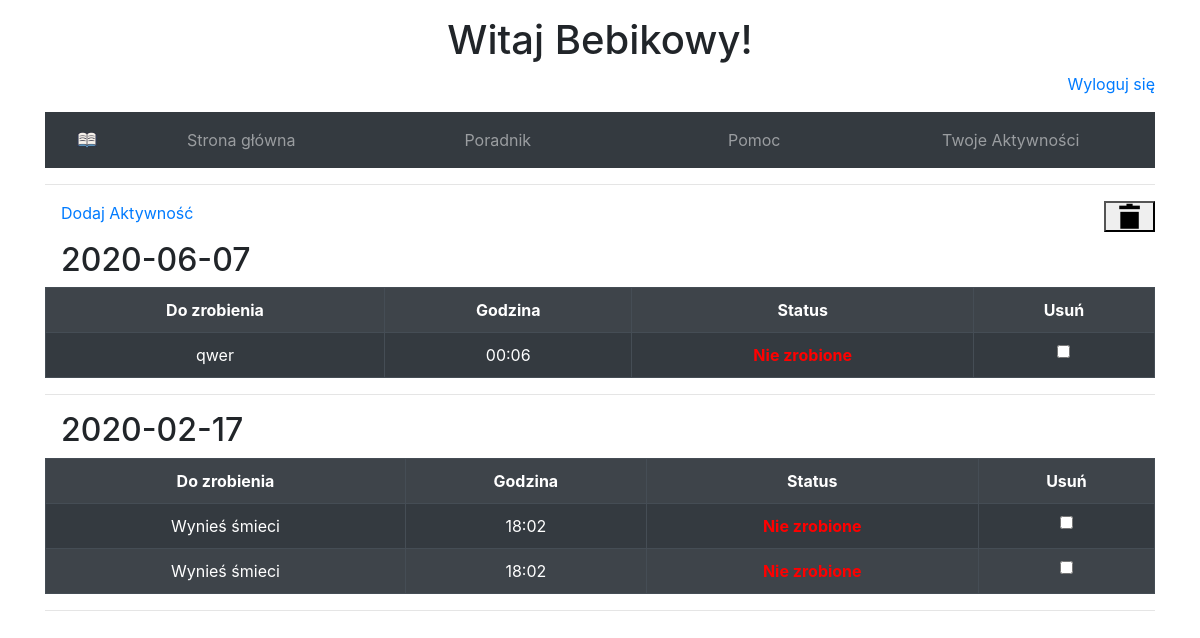
/activities/ (signed in), run on an earlier commit of the app's database.
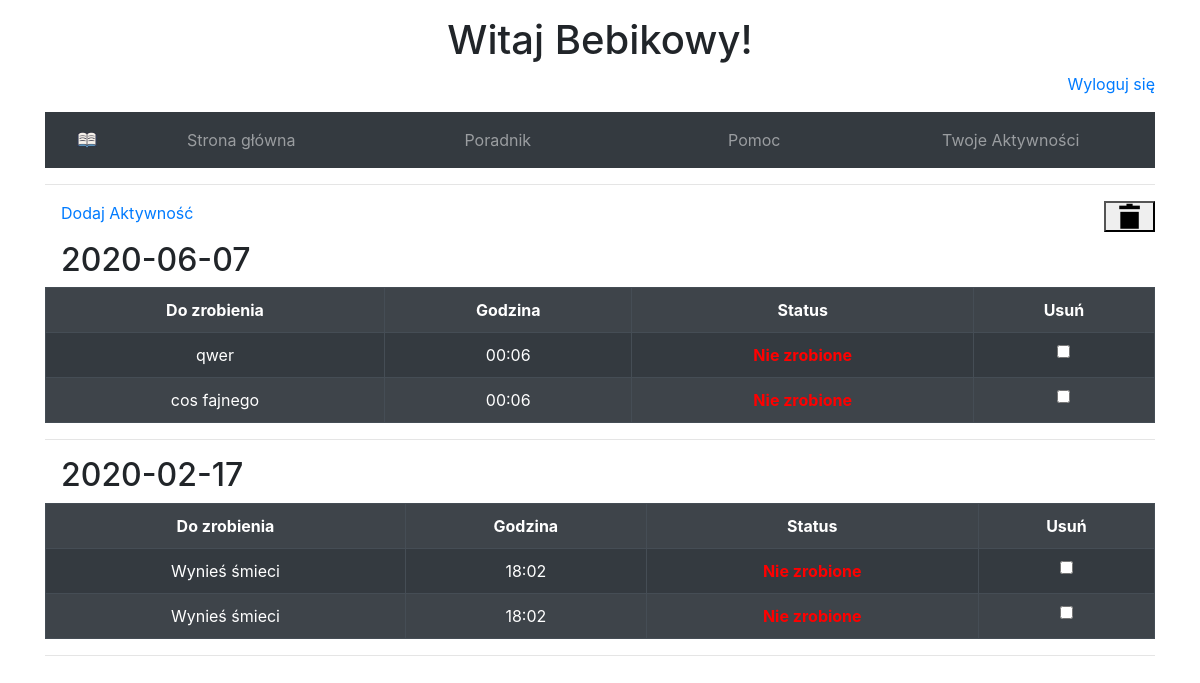
And on a later commit of the database.
### users/models.py (models this page shows, shortened)
class User(AbstractBaseUser):
    email               = models.EmailField(max_length=80, unique=True)
    username            = models.CharField(max_length=30, unique=True)
    data_joined         = models.DateTimeField(verbose_name="data joined", auto_now_add=True)
    last_login          = models.DateTimeField(verbose_name="last login", auto_now=True)
    is_active           = models.BooleanField(default=True)
    is_staff            = models.BooleanField(default=False)
    is_admin            = models.BooleanField(default=False)
    is_superuser        = models.BooleanField(default=False)
    USERNAME_FIELD = 'email'
    REQUIRED_FIELDS = ['username']
    objects = UserManager()

### activities/models.py (models this page shows, shortened)
class Activity(models.Model):
    activity    = models.CharField(max_length=50)
    to_do_date  = models.DateTimeField()
    is_done     = models.BooleanField(default= False, blank=True)
    user        = models.ForeignKey(settings.AUTH_USER_MODEL, on_delete=models.CASCADE)

### activities/views.py (the view)
# urls.py: path('', ActivityListView.as_view(), name='activity'),
class ActivityListView(LoginRequiredMixin, ListView):
    login_url = '/login/'
    model = Activity
    template_name = 'activity.html'
    context_object_name = 'activities'
    ordering = ['-to_do_date']
    def get_queryset(self):
        return super().get_queryset().filter(user=self.request.user)
    def get_context_data(self, **kwargs):
        context = super().get_context_data(**kwargs)
        grouped_activities = []
        current_date = None
        current_activities = []
        print(context['activities'])
        for activity in context['activities']:
            if activity.to_do_date.date() != current_date:
                if current_date is not None:
                    grouped_activities.append((current_date, current_activities))
                    current_activities = []
                current_date = activity.to_do_date.date()
            current_activities.append(activity)
            pass
        grouped_activities.append((current_date, current_activities))
        context['grouped_activities'] = grouped_activities
        return context

### activities/templates/activity.html (shortened to what this page needs)
{% extends 'base.html' %}
{% block content %}
    <form method="post" action="{% url "activity-delete-many" %}">
        <div class="mb-3 ml-3">
            <a href="{% url 'activity-add' %}">Dodaj Aktywność</a>
            <div class="float-right">
                <a href="{% url 'activity-delete-many' %}">
                    <button type="submit" style="position: right;">
                        <i class="icon-trash"></i>
                    </button>
                </a>
            </div>
        </div>
        {% for activity_date, activities in grouped_activities %}
        <h2 class="mb-2 ml-3">{{ activity_date|date:'Y-m-d'}}</h2>
        <table class="table table-bordered table-hover table-dark table-striped">
            <tr>
                <th>Do zrobienia</th>
                <th>Godzina</th>
                <th>Status</th>
                <th>Usuń</th>
            </tr>
            {% for activity in activities %}
                {% if activity.is_done %}
                    <tr id='activity-{{ activity.id }}' class="strikeout" >
                {% else %}
                    <tr id='activity-{{ activity.id }}'>
                {% endif %}
                    <td  onclick="window.location='{% url "activity-detail" activity.id %}';">
                        {{activity.activity}}
                    </td>
                    <td  onclick="window.location='{% url "activity-detail" activity.id %}';">
                        {{activity.to_do_date|date:'H:m'}}
                    </td>
                    {% if activity.is_done %}
                        <td class="completed_activities"  onclick="window.location='{% url "activity-change" activity.id %}';">
                               <b>Zrobione</b>
                        </td>
                    {% else %}
                        <td class="uncompleted_activities"  onclick="window.location='{% url "activity-change" activity.id %}';">
                           <b>Nie zrobione</b>
                        </td>
                    {% endif %}
                    <td>
                        <input type="checkbox" name="id" value="{{ activity.id }}">
                    </td>
                    </tr>
            {% endfor %}
        </table>
    </form>
    <hr>
    {% endfor %}
{% endblock %}

### users/templates/base.html (shortened to what this page needs)
{% load static %}
{% load bootstrap4 %}
{% bootstrap_css %}
<!DOCTYPE html>
<html lang="en">
  <head>
    <link rel="stylesheet" href="{% static 'users/style.css' %}">
    <link rel="stylesheet" href="{% static 'css/fontello.css' %}">
  </head>
  <body>
    <div class="container">
      <div class="mt-3">
        <header>
          {% if not user.is_authenticated %}
            <h1 id="login-try">Spróbuj się zalogować!</h1>
          {% else %}
            <h1 id="login-try">Witaj {{ user.username }}!</h1>
          {% endif %}
          {% if user.is_authenticated %}
          <p class="login_menu">
            <a href="{% url 'logout' %}">Wyloguj się</a>
          </p>
          {% else %}
          <p class="login_menu">
            <a href="{% url 'login' %}">Zaloguj się</a> / <a href="{% url 'signup' %}">Zarejestruj się</a>
          </p>
          {% endif %}
          <nav class="navbar navbar-dark nav-justified bg-dark">
            <a class="navbar-brand ml-3" href="{% url 'home' %}">
              <img src="{% static 'icon1.png' %}" alt="Rysuneczek" width=20px height=20px>
            </a>
            <ul class="navbar-nav">
              <li class="nav-item">
                <a class="nav-link" href="{% url 'home' %}">Strona główna</a>
              </li>
              <li class="nav-item">
                <a class="nav-link" href="#">Poradnik</a>
              </li>
              <li class="nav-item">
                <a class="nav-link" href="#">Pomoc</a>
              </li>
              <li class="nav-item">
                <a class="nav-link" href="{% url 'activity' %}">Twoje Aktywności</a>
              </li>
            </ul>
          </nav>
          <hr>
        </header>
        <main>
          {% block content %}
          {% endblock %}
        </main>
      </div>
    </div>
  </body>
</html>

### users/static/users/style.css (style rules this page uses)
body { margin: 0; }
#login-try { text-align: center; }
.login_menu { text-align: right; }
td { cursor: pointer; }
.navbar-nav { display: contents; }
tr { text-align: center; }
.uncompleted_activities { color: red; }
table { border-collapse: collapse; empty-cells: show; }
td { position: relative; }
th { text-align: center; }

What changed in the data, as far as the page shows it:
added Activity: activity "cos fajnego", to_do_date "00:06", shown under "2020-06-07"
